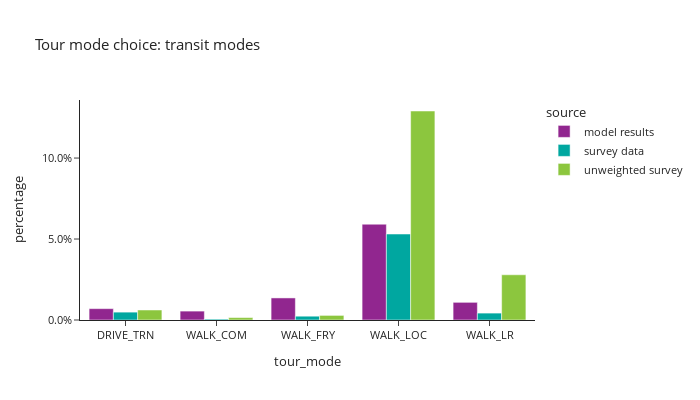

Source (notebook cell):
### Code cell
# show only transit modes
df_plot = tour_data.groupby(['source','tour_mode'])['trip_weight_2017_2019'].sum().reset_index()
df_plot['percentage'] = df_plot.groupby(['source'], group_keys=False)['trip_weight_2017_2019']. \
    apply(lambda x: x / float(x.sum()))

fig = px.bar(df_plot.loc[df_plot['tour_mode'].isin(transit_modes)], x="tour_mode", y="percentage", color="source",barmode="group",
             title="Tour mode choice: transit modes")
fig.for_each_annotation(lambda a: a.update(text = a.text.split("=")[-1]))
fig.update_layout(height=400, width=700, yaxis=dict(tickformat=".1%"))
fig.show()

### Figure 1 — Plotly figure (JSON) as saved in the notebook; plotly's stock layout.template omitted (floating-point values rounded to 4 significant figures)
{"data": [{"alignmentgroup": "True", "hovertemplate": "source=model results<br>tour_mode=%{x}<br>percentage=%{y}<extra></extra>", "legendgroup": "model results", "marker": {"color": "#91268F", "pattern": {"shape": ""}}, "name": "model results", "offsetgroup": "model results", "orientation": "v", "showlegend": true, "textposition": "auto", "type": "bar", "x": ["DRIVE_TRN", "WALK_COM", "WALK_FRY", "WALK_LOC", "WALK_LR"], "xaxis": "x", "y": [0.007011, 0.005494, 0.01363, 0.05916, 0.0109], "yaxis": "y"}, {"alignmentgroup": "True", "hovertemplate": "source=survey data<br>tour_mode=%{x}<br>percentage=%{y}<extra></extra>", "legendgroup": "survey data", "marker": {"color": "#00A7A0", "pattern": {"shape": ""}}, "name": "survey data", "offsetgroup": "survey data", "orientation": "v", "showlegend": true, "textposition": "auto", "type": "bar", "x": ["DRIVE_TRN", "WALK_COM", "WALK_FRY", "WALK_LOC", "WALK_LR"], "xaxis": "x", "y": [0.004861, 0.0005495, 0.002348, 0.05308, 0.004261], "yaxis": "y"}, {"alignmentgroup": "True", "hovertemplate": "source=unweighted survey<br>tour_mode=%{x}<br>percentage=%{y}<extra></extra>", "legendgroup": "unweighted survey", "marker": {"color": "#8CC63E", "pattern": {"shape": ""}}, "name": "unweighted survey", "offsetgroup": "unweighted survey", "orientation": "v", "showlegend": true, "textposition": "auto", "type": "bar", "x": ["DRIVE_TRN", "WALK_COM", "WALK_FRY", "WALK_LOC", "WALK_LR"], "xaxis": "x", "y": [0.006182, 0.001492, 0.002843, 0.1291, 0.02793], "yaxis": "y"}], "layout": {"barmode": "group", "height": 400, "legend": {"title": {"text": "source"}, "tracegroupgap": 0}, "title": {"text": "Tour mode choice: transit modes"}, "width": 700, "xaxis": {"anchor": "y", "domain": [0.0, 1.0], "title": {"text": "tour_mode"}}, "yaxis": {"anchor": "x", "domain": [0.0, 1.0], "tickformat": ".1%", "title": {"text": "percentage"}}}}
